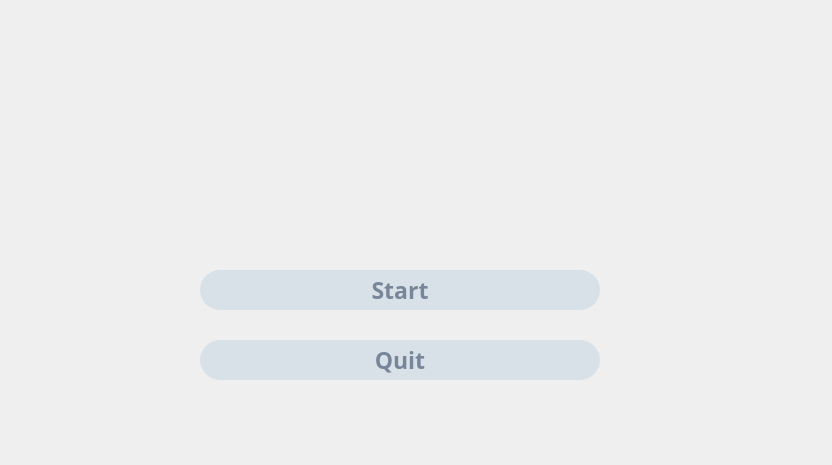
<?xml version="1.0" encoding="UTF-8"?>
<ui version="4.0">
 <class>MainWindow</class>
 <widget class="QMainWindow" name="MainWindow">
  <property name="geometry">
   <rect>
    <x>0</x>
    <y>0</y>
    <width>832</width>
    <height>465</height>
   </rect>
  </property>
  <property name="windowTitle">
   <string>MainWindow</string>
  </property>
  <property name="styleSheet">
   <string notr="true">background-image: url(:/new/prefix1/image/244E6BD700F1B6B69255D658D985CDAF.png);</string>
  </property>
  <widget class="QWidget" name="centralwidget">
   <widget class="QPushButton" name="StartSys">
    <property name="geometry">
     <rect>
      <x>200</x>
      <y>270</y>
      <width>400</width>
      <height>40</height>
     </rect>
    </property>
    <property name="palette">
     <palette>
      <active>
       <colorrole role="Button">
        <brush brushstyle="SolidPattern">
         <color alpha="255">
          <red>217</red>
          <green>225</green>
          <blue>232</blue>
         </color>
        </brush>
       </colorrole>
       <colorrole role="ButtonText">
        <brush brushstyle="SolidPattern">
         <color alpha="255">
          <red>119</red>
          <green>134</green>
          <blue>153</blue>
         </color>
        </brush>
       </colorrole>
       <colorrole role="Base">
        <brush brushstyle="SolidPattern">
         <color alpha="255">
          <red>217</red>
          <green>225</green>
          <blue>232</blue>
         </color>
        </brush>
       </colorrole>
       <colorrole role="Window">
        <brush brushstyle="SolidPattern">
         <color alpha="255">
          <red>217</red>
          <green>225</green>
          <blue>232</blue>
         </color>
        </brush>
       </colorrole>
       <colorrole role="Highlight">
        <brush brushstyle="SolidPattern">
         <color alpha="255">
          <red>155</red>
          <green>174</green>
          <blue>200</blue>
         </color>
        </brush>
       </colorrole>
      </active>
      <inactive>
       <colorrole role="Button">
        <brush brushstyle="SolidPattern">
         <color alpha="255">
          <red>217</red>
          <green>225</green>
          <blue>232</blue>
         </color>
        </brush>
       </colorrole>
       <colorrole role="ButtonText">
        <brush brushstyle="SolidPattern">
         <color alpha="255">
          <red>119</red>
          <green>134</green>
          <blue>153</blue>
         </color>
        </brush>
       </colorrole>
       <colorrole role="Base">
        <brush brushstyle="SolidPattern">
         <color alpha="255">
          <red>217</red>
          <green>225</green>
          <blue>232</blue>
         </color>
        </brush>
       </colorrole>
       <colorrole role="Window">
        <brush brushstyle="SolidPattern">
         <color alpha="255">
          <red>217</red>
          <green>225</green>
          <blue>232</blue>
         </color>
        </brush>
       </colorrole>
       <colorrole role="Highlight">
        <brush brushstyle="SolidPattern">
         <color alpha="255">
          <red>155</red>
          <green>174</green>
          <blue>200</blue>
         </color>
        </brush>
       </colorrole>
      </inactive>
      <disabled>
       <colorrole role="Button">
        <brush brushstyle="SolidPattern">
         <color alpha="255">
          <red>217</red>
          <green>225</green>
          <blue>232</blue>
         </color>
        </brush>
       </colorrole>
       <colorrole role="ButtonText">
        <brush brushstyle="SolidPattern">
         <color alpha="255">
          <red>120</red>
          <green>120</green>
          <blue>120</blue>
         </color>
        </brush>
       </colorrole>
       <colorrole role="Base">
        <brush brushstyle="SolidPattern">
         <color alpha="255">
          <red>217</red>
          <green>225</green>
          <blue>232</blue>
         </color>
        </brush>
       </colorrole>
       <colorrole role="Window">
        <brush brushstyle="SolidPattern">
         <color alpha="255">
          <red>217</red>
          <green>225</green>
          <blue>232</blue>
         </color>
        </brush>
       </colorrole>
       <colorrole role="Highlight">
        <brush brushstyle="SolidPattern">
         <color alpha="255">
          <red>155</red>
          <green>174</green>
          <blue>200</blue>
         </color>
        </brush>
       </colorrole>
      </disabled>
     </palette>
    </property>
    <property name="font">
     <font>
      <family>Algerian</family>
      <pointsize>17</pointsize>
      <weight>75</weight>
      <bold>true</bold>
     </font>
    </property>
    <property name="cursor">
     <cursorShape>PointingHandCursor</cursorShape>
    </property>
    <property name="autoFillBackground">
     <bool>false</bool>
    </property>
    <property name="styleSheet">
     <string notr="true">background-color: rgb(217, 225, 232);
border-radius:20px;
border-bottom-color: rgb(255, 255, 255);</string>
    </property>
    <property name="text">
     <string>Start</string>
    </property>
   </widget>
   <widget class="QPushButton" name="Quit1">
    <property name="geometry">
     <rect>
      <x>200</x>
      <y>340</y>
      <width>400</width>
      <height>40</height>
     </rect>
    </property>
    <property name="palette">
     <palette>
      <active>
       <colorrole role="Button">
        <brush brushstyle="SolidPattern">
         <color alpha="255">
          <red>217</red>
          <green>225</green>
          <blue>232</blue>
         </color>
        </brush>
       </colorrole>
       <colorrole role="ButtonText">
        <brush brushstyle="SolidPattern">
         <color alpha="255">
          <red>119</red>
          <green>134</green>
          <blue>153</blue>
         </color>
        </brush>
       </colorrole>
       <colorrole role="Base">
        <brush brushstyle="SolidPattern">
         <color alpha="255">
          <red>217</red>
          <green>225</green>
          <blue>232</blue>
         </color>
        </brush>
       </colorrole>
       <colorrole role="Window">
        <brush brushstyle="SolidPattern">
         <color alpha="255">
          <red>217</red>
          <green>225</green>
          <blue>232</blue>
         </color>
        </brush>
       </colorrole>
       <colorrole role="Highlight">
        <brush brushstyle="SolidPattern">
         <color alpha="255">
          <red>155</red>
          <green>174</green>
          <blue>200</blue>
         </color>
        </brush>
       </colorrole>
      </active>
      <inactive>
       <colorrole role="Button">
        <brush brushstyle="SolidPattern">
         <color alpha="255">
          <red>217</red>
          <green>225</green>
          <blue>232</blue>
         </color>
        </brush>
       </colorrole>
       <colorrole role="ButtonText">
        <brush brushstyle="SolidPattern">
         <color alpha="255">
          <red>119</red>
          <green>134</green>
          <blue>153</blue>
         </color>
        </brush>
       </colorrole>
       <colorrole role="Base">
        <brush brushstyle="SolidPattern">
         <color alpha="255">
          <red>217</red>
          <green>225</green>
          <blue>232</blue>
         </color>
        </brush>
       </colorrole>
       <colorrole role="Window">
        <brush brushstyle="SolidPattern">
         <color alpha="255">
          <red>217</red>
          <green>225</green>
          <blue>232</blue>
         </color>
        </brush>
       </colorrole>
       <colorrole role="Highlight">
        <brush brushstyle="SolidPattern">
         <color alpha="255">
          <red>155</red>
          <green>174</green>
          <blue>200</blue>
         </color>
        </brush>
       </colorrole>
      </inactive>
      <disabled>
       <colorrole role="Button">
        <brush brushstyle="SolidPattern">
         <color alpha="255">
          <red>217</red>
          <green>225</green>
          <blue>232</blue>
         </color>
        </brush>
       </colorrole>
       <colorrole role="ButtonText">
        <brush brushstyle="SolidPattern">
         <color alpha="255">
          <red>120</red>
          <green>120</green>
          <blue>120</blue>
         </color>
        </brush>
       </colorrole>
       <colorrole role="Base">
        <brush brushstyle="SolidPattern">
         <color alpha="255">
          <red>217</red>
          <green>225</green>
          <blue>232</blue>
         </color>
        </brush>
       </colorrole>
       <colorrole role="Window">
        <brush brushstyle="SolidPattern">
         <color alpha="255">
          <red>217</red>
          <green>225</green>
          <blue>232</blue>
         </color>
        </brush>
       </colorrole>
       <colorrole role="Highlight">
        <brush brushstyle="SolidPattern">
         <color alpha="255">
          <red>155</red>
          <green>174</green>
          <blue>200</blue>
         </color>
        </brush>
       </colorrole>
      </disabled>
     </palette>
    </property>
    <property name="font">
     <font>
      <family>Algerian</family>
      <pointsize>17</pointsize>
      <weight>75</weight>
      <bold>true</bold>
     </font>
    </property>
    <property name="cursor">
     <cursorShape>PointingHandCursor</cursorShape>
    </property>
    <property name="styleSheet">
     <string notr="true">background-color: rgb(217, 225, 232);
selection-background-color: rgb(155, 174, 200);
border:none;
border-radius:20px;</string>
    </property>
    <property name="text">
     <string>Quit</string>
    </property>
   </widget>
  </widget>
 </widget>
 <resources/>
 <connections>
  <connection>
   <sender>Quit1</sender>
   <signal>clicked()</signal>
   <receiver>MainWindow</receiver>
   <slot>close()</slot>
   <hints>
    <hint type="sourcelabel">
     <x>255</x>
     <y>333</y>
    </hint>
    <hint type="destinationlabel">
     <x>100</x>
     <y>337</y>
    </hint>
   </hints>
  </connection>
  <connection>
   <sender>StartSys</sender>
   <signal>clicked()</signal>
   <receiver>MainWindow</receiver>
   <slot>hide()</slot>
   <hints>
    <hint type="sourcelabel">
     <x>466</x>
     <y>270</y>
    </hint>
    <hint type="destinationlabel">
     <x>1110</x>
     <y>253</y>
    </hint>
   </hints>
  </connection>
 </connections>
</ui>
